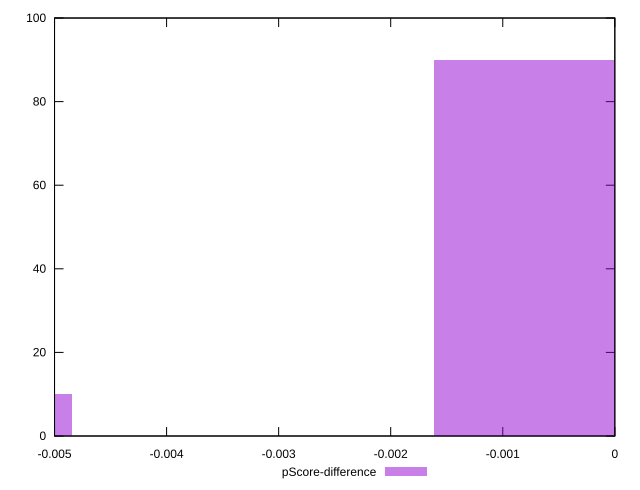

The gnuplot source for this figure:
reset

$pScoreDifference <<EOF
0 90
-0.006459920212890909 10
EOF

set key outside below
set boxwidth 0.0032299601064454545
set xrange [-0.0050000000000000044:0]
set yrange [0:100]
set trange [0:100]
set style fill transparent solid 0.5 noborder
set terminal svg size 640, 490 enhanced background rgb 'white'
set output "report_00013_2021-02-09T12-04-24.940Z/unminified-css/samples/pages+cached+noadtech/pScore-difference/histogram.svg"

plot $pScoreDifference title "pScore-difference" with boxes

reset
